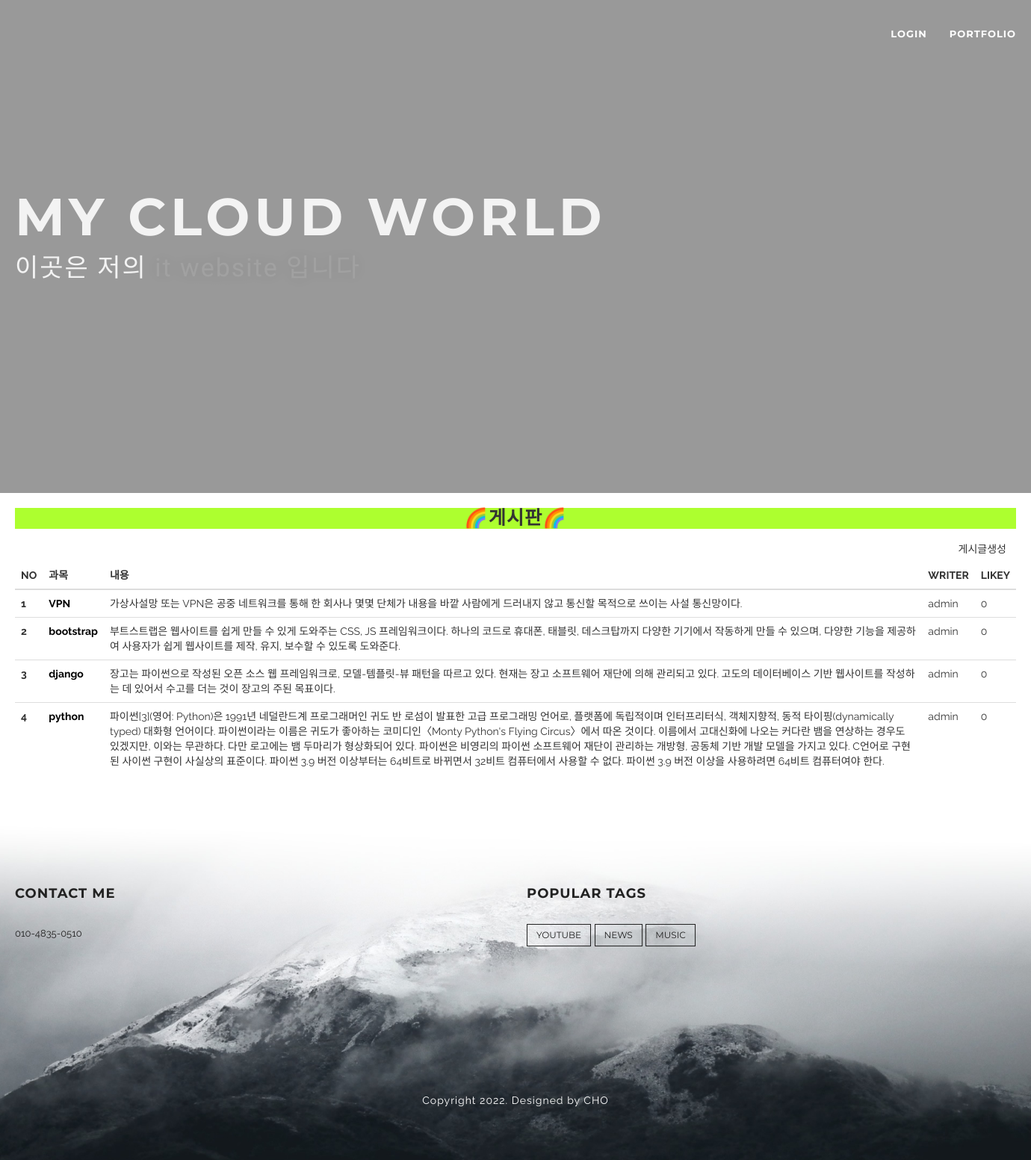
The app's page /board/index/ with its own data.
### board/models.py (models this page shows, shortened)
class Board(models.Model):
    subject = models.CharField(max_length=100)
    writer = models.ForeignKey(User, null=True, default=0, on_delete=models.CASCADE)
    content = models.TextField()
    pubdate = models.DateTimeField()
    likey = models.ManyToManyField(User, blank=True, related_name="likey")

### acc/models.py (models this page shows)
class User(AbstractUser):
    comment = models.TextField()
    point = models.IntegerField(default=0)

### board/views.py (the view)
# urls.py: path('index/' ,views.index, name="index"),
def index(request):
    pg = request.GET.get("page", 2)
    cate = request.GET.get("cate", "")
    kw = request.GET.get("kw", "")
    if kw:
        if cate == "sub":
            b = Board.objects.filter(subject__startswith=kw)
        elif cate == "wri":
            try:
                from acc.models import User
                u = User.objects.get(username=kw)
                b = Board.objects.filter(writer=u)
            except:
                b = Board.objects.none()
        elif cate == "con":
            b = Board.objects.filter(content__contains=kw)
        else:
            b = Board.objects.none()
    else:
        b = Board.objects.all()
    b = b.order_by("-pubdate")
    pag = Paginator(b, 5)
    obj = pag.get_page(pg)
    context = {
        "bset" : obj,
        "kw" : kw,
        "cate" : cate
    }
    return render(request, "board/index.html", context)

### templates/board/index.html (shortened to what this page needs)
{% extends 'base.html' %}
{% block con %}
<div class="container">
    <div class="text-center">
    <h2 style="background-color:greenyellow; font-size: 180%;"><b>🌈게시판🌈</b></h2>
    </div>
    <div class="text-right">
        <a href="{% url 'board:create' %}" class="btn btn-dark">게시글생성</a>
    </div>
    <table class="table table-hover mt-3">
        <thead>
            <tr class="table-dark">
                <th scope="col">NO</th>
                <th scope="col">과목</th>
                <th scope="col">내용</th>
                <th scope="col">WRITER</th>
                <th scope="col">LIKEY</th>
            </tr>
        </thead>
        <tbody>
            {% for i in bset %}
                <tr>
                    <th scope="row">{{forloop.counter}}</th>
                    <td><a class="sub" href="{% url 'board:detail' i.id %}">{{ i.subject }}</a></td>
                    <td>{{ i.content }}</td>
                    <td>{{ i.writer }}</td>
                    <td>0</td>
                </tr>
            {% endfor %}
        </tbody>
    </table>
</div>
{% endblock %}

### templates/base.html (shortened to what this page needs)
{% load static %}
<!DOCTYPE html>
<html lang="en">
<head>
    <link href="{% static 'assets/css/bootstrap.min.css' %}" rel="stylesheet">
    <link href="{% static 'assets/css/animate.css' %}" rel="stylesheet">
    <link href="{% static 'assets/css/plugins.css' %}" rel="stylesheet">
    <link href="{% static 'assets/css/style.css' %}" rel="stylesheet">
    <link href="{% static 'assets/font-awesome/css/font-awesome.min.css' %}" rel="stylesheet" type="text/css">
    <link href="{% static 'assets/css/pe-icons.css" rel="stylesheet' %}">
	<link rel="stylesheet" href="https://unpkg.com/swiper/swiper-bundle.min.css">
	<link rel="stylesheet" href="{% static 'assets/css/styles.css' %}">
</head>
<body id="page-top" class="index">
    {% if user.is_superuser %}
    <div class="master-wrapper">
        <div class="preloader">
            <div class="preloader-img">
                <span class="loading-animation animate-flicker"><img src="{% static 'assets/img/loading1.gif' %}" alt="loading" width="100px" height="100px"/>loading..</span>
            </div>
        </div>
        <nav class="navbar navbar-default navbar-fixed-top fadeInDown" data-wow-delay="0.5s">
            <div class="container">
                <div class="navbar-header page-scroll">
                    <button type="button" class="navbar-toggle" data-toggle="collapse" data-target="#main-navigation">
                        <span class="sr-only">Toggle navigation</span>
                        <span class="icon-bar"></span>
                        <span class="icon-bar"></span>
                        <span class="icon-bar"></span>
                    </button>
                </div>
                <div class="text-center">
                    <ul class="nav navbar-nav navbar-right">
                        <li class="dropdown">
                            <h3 style="color: white" class="text-center"><b>✨{{user}}</b>님 환영합니다!✨</h3>
                        </li>
                        <li class="dropdown">
                            <a href="#" class="dropdown-toggle" data-toggle="dropdown">admin <span class="pe-7s-angle-down"></span></a>
                            <ul class="dropdown-menu">
                                <li><a href="{% url 'acc:userinfo' %}">회원정보</a></li>
                            </ul>
                        </li>
                        <li class="dropdown">
                            <a href="#" class="dropdown-toggle" data-toggle="dropdown">Home <span class="pe-7s-angle-down"></span></a>
                            <ul class="dropdown-menu">
                                <li><a href="#">홈</a></li>
                                <li><a href="{% url 'acc:logout' %}">로그아웃</a></li>
                                <li><a href="{% url 'acc:update' %}">정보수정</a></li>
                            </ul>
                        </li>
                        <li class="dropdown">
                            <a href="#" class="dropdown-toggle" data-toggle="dropdown">Portfolio <span class="pe-7s-angle-down"></span></a>
                            <ul class="dropdown-menu">
                                <li><a href="{% url 'website:portfolio' %}">포트폴리오</a></li>
                            </ul>
                        </li>
                        <li class="dropdown">
                            <a href="#" class="dropdown-toggle" data-toggle="dropdown">Board <span class="pe-7s-angle-down"></span></a>
                            <ul class="dropdown-menu">
                                <li><a href="{% url 'website:board' %}">장고자료정리</a></li>
                            </ul>
                        </li>
                        <li class="dropdown">
                            <a href="#" class="dropdown-toggle" data-hover="dropdown" data-toggle="dropdown">Gellary <span class="pe-7s-angle-down"></span></a>
                            <ul class="dropdown-menu" role="menu">
                                <li><a href="{% url 'website:swipe' %}">스와이프 갤러리</a></li>
                            </ul>
                        </li>
                    </ul>
                </div>
            </div>
        </nav>
        <header id="headerwrap" class="dark-wrapper backstretched special-max-height no-overlay">
            <div class="container vertical-center">
                <div class="intro-text vertical-center text-left smoothie">
                    <div class="intro-heading wow fadeIn heading-font" data-wow-delay="0.2s">MY cloud world</div>
                    <div class="intro-sub-heading wow fadeIn secondary-font" data-wow-delay="0.4s">이곳은 저의 <span class="rotate">it website 입니다., it portfolio 입니다.</span>
                    <br><audio controlsList="nodownload" autoplay controls loop src="{% static 'assets/img/bg/나의 X에게.mp3' %}"></audio></div>
                </div>
            </div>
        </header>
    {% else %}
    <div class="master-wrapper">
        <nav class="navbar navbar-default navbar-fixed-top fadeInDown" data-wow-delay="0.5s">
            <div class="container">
                <div class="collapse navbar-collapse" id="main-navigation">
                    <ul class="nav navbar-nav navbar-right">
                        <li class="dropdown">
                            <a href="#" class="dropdown-toggle" data-toggle="dropdown">Login</a>
                        </li>
                        <li class="dropdown">
                            <a href="#" class="dropdown-toggle" data-toggle="dropdown">portfolio</a>
                        </li>
                    </ul>
                </div>
            </div>
        </nav>
        <header id="headerwrap" class="dark-wrapper backstretched special-max-height no-overlay">
            <div class="container vertical-center">
                <div class="intro-text vertical-center text-left smoothie">
                    <div class="intro-heading wow fadeIn heading-font" data-wow-delay="0.2s">MY cloud world</div>
                    <div class="intro-sub-heading wow fadeIn secondary-font" data-wow-delay="0.4s">이곳은 저의 <span class="rotate">it website 입니다, it portfolio 입니다</span></div>
                </div>
            </div>
        </header>
    {% endif %}
        {% block con %}
        {% endblock %}
        <div id="footer-wrapper" class="footer-image-bg">
            <section class="transparent-wrapper">
                <div class="section-inner">
                    <div class="container">
                        <div class="row">
                            <div class="col-md-6">
                                <div class="widget about-us-widget">
                                    <h4 class="widget-title">Contact me</h4>
                                    <p>010-4835-0510</p>
                                </div>
                            </div>
                            <div class="col-md-6">
                                <div class="widget">
                                    <h4 class="widget-title">Popular Tags</h4>
                                    <div class="tagcloud">
                                        <a href="https://www.youtube.com/" class="tag-link btn btn-theme btn-white btn-xs smoothie" title="3 topics">youtube</a>
                                        <a href="https://news.naver.com/" class="tag-link btn btn-theme btn-white btn-xs smoothie" title="3 topics">News</a>
                                        <a href="https://vibe.naver.com/" class="tag-link btn btn-theme btn-white btn-xs smoothie" title="3 topics">Music</a>
                                    </div>
                                </div>
                            </div>
                        </div>
                    </div>
                </div>
            </section>
            <footer class="white-wrapper">
                <div class="container">
                    <div class="text-center">
                        <span class="copyright">Copyright 2022. Designed by CHO</span>
                    </div>
                </div>
            </footer>
        </div>
    </div>
</body>
</html>

### static/assets/css/style.css (style rules this page uses)
body { overflow-x: hidden; font-family: 'Raleway', "Helvetica Neue", Helvetica, Arial, sans-serif; background-color: #fff; font-weight: 400; line-height: 1.75; color: #333 }
.secondary-font { font-family: 'Crete Round', "Helvetica Neue", Helvetica, Arial, sans-serif; text-transform: none; }
.heading-font, .navbar-default .navbar-brand, .navbar-default .nav li a { font-family: 'Montserrat', "Helvetica Neue", Helvetica, Arial, sans-serif; text-transform: none; }
p { font-size: 13px; line-height: 26px; }
a, a:hover, a:focus, a:active, a.active { outline: 0; text-decoration: none }
a { color: #333 }
h1, h2, h3, h4, h5, h6 { font-family: 'Montserrat', "Helvetica Neue", Helvetica, Arial, sans-serif; text-transform: uppercase; font-weight: 700; letter-spacing: 1px }
body { webkit-tap-highlight-color: #333 }
.smoothie, .smoothie:hover { -webkit-transition: all .5s ease-in-out; -moz-transition: all .5s ease-in-out; -o-transition: all .5s ease-in-out; -ms-transition: all .5s ease-in-out; transition: all .5s ease-in-out }
@media (min-width: 1200px) { .container { width: 1370px; } }
.btn { font-family: 'Montserrat', "Helvetica Neue", Helvetica, Arial, sans-serif; }
.btn-white { border-color: #f3f3f3; color: #f3f3f3; }
.navbar-default { border-color: transparent; background-color: #182326 }
.navbar-default .navbar-collapse { border-color: rgba(255, 255, 255, .02) }
.navbar-default .nav li a { text-transform: uppercase; font-weight: 700; font-size: 13px; color: #333; padding: 25px 15px; -webkit-transition: all .5s ease-in-out; -moz-transition: all .5s ease-in-out; -o-transition: all .5s ease-in-out; -ms-transition: all .5s ease-in-out; transition: all .5s ease-in-out; letter-spacing: 1px; }
.navbar-default.background--dark .nav li > a, .navbar-default.background--dark .navbar-brand, #headerwrap.background--dark .intro-text, .navbar-default .nav li > a, .navbar-default .navbar-brand, #headerwrap .intro-text { color: #fff; }
#headerwrap { background-color: #f3f3f3; overflow: hidden }
header { color: #333 }
header .intro-text { padding-top: 100px; padding-bottom: 50px; color: #333 }
header .intro-text .intro-heading { margin-bottom: 60px; text-transform: uppercase; font-size: 30px; font-weight: 700; line-height: 30px }
section { background-color: #fff; clear: both; }
.dark-wrapper { background-color: #111111 }
.dark-wrapper h1, .dark-wrapper h2, .dark-wrapper h3, .dark-wrapper h4, .dark-wrapper h5, .dark-wrapper h6, .dark-wrapper p, .dark-wrapper a, .dark-wrapper, .dark-wrapper * { color: #f3f3f3 }
.section-inner { padding: 120px 0 }
.tagcloud a { border-radius: 0; padding: 5px 12px; text-transform: uppercase; margin: 0 1px 5px 0; border: 1px solid; }
footer.white-wrapper { padding: 60px 0; background-color: #000; }
footer.white-wrapper * { color: #fff; }
footer.white-wrapper span.copyright { letter-spacing: 1px; text-transform: uppercase; text-transform: none; line-height: 40px }
.widget-title { margin-bottom: 30px; }
.footer-image-bg { background-image: url(../img/footer-bg.jpeg); background-size: cover; background-position: center center; }
.footer-image-bg .dark-wrapper, .footer-image-bg .white-wrapper { background-color: transparent !important; border: none; }
.footer-image-bg *, .footer-image-bg a { color: #222; }
.transparent-wrapper { background-color: transparent; }
@media (min-width:767px) { header .intro-text { padding-top: 420px; padding-bottom: 100px } }
@media (min-width:767px) { header .intro-text .intro-heading { margin-bottom: 20px; text-transform: uppercase; font-size: 70px; font-weight: 700; letter-spacing: 6px; line-height: 38px } }
@media (min-width:767px) { .intro-sub-heading { font-size: 34px; text-transform: lowercase; letter-spacing: 2px; font-weight: 300; } }
@media (min-width:768px) { .navbar-default { padding: 10px 0; border: 0; background-color: transparent; -webkit-transition: all .5s ease-in-out; -moz-transition: all .5s ease-in-out; -o-transition: all .5s ease-in-out; -ms-transition: all .5s ease-in-out; transition: all .5s ease-in-out } }
@media (min-width:768px) { .special-max-height { max-height: 660px !important; height: 660px !important; } }

### static/assets/css/styles.css (style rules this page uses)
* { margin: 0px; padding: 0px; }
ul,ol,li { list-style: none; }
a { text-decoration: none; }

### templates/board/index.html (style rules this page uses)
.sub { text-decoration: none; color:black; font-weight: bold; }

### records on screen
Board: subject "VPN", content "가상사설망 또는 VPN은 공중 네트워크를 통해 한 회사나 몇몇 단체가 내용을 바깥 사람에게 드러내지 않고 통신할 목적으로 쓰이는 사설 통신망이다.", writer "admin"
Board: subject "bootstrap", content "부트스트랩은 웹사이트를 쉽게 만들 수 있게 도와주는 CSS, JS 프레임워크이다. 하나의 코드로 휴대폰, 태블릿, 데스크탑까지 다양한 기기에서 작동하게 만들 수 있으며, 다양한 기능을 제공하여 사용자가 쉽게 웹사이트를 제작, 유지, 보수할 수 있도록 도와준다.", writer "admin"
Board: subject "django", content "장고는 파이썬으로 작성된 오픈 소스 웹 프레임워크로, 모델-템플릿-뷰 패턴을 따르고 있다. 현재는 장고 소프트웨어 재단에 의해 관리되고 있다. 고도의 데이터베이스 기반 웹사이트를 작성하는 데 있어서 수고를 더는 것이 장고의 주된 목표이다.", writer "admin"
Board: subject "python", content "파이썬[3](영어: Python)은 1991년 네덜란드계 프로그래머인 귀도 반 로섬이 발표한 고급 프로그래밍 언어로, 플랫폼에 독립적이며 인터프리터식, 객체지향적, 동적 타이핑(dynamically typed) 대화형 언어이다. 파이썬이라는 이름은 귀도가 좋아하는 코미디인〈Monty Python's Flying Circus〉에서 따온 것이다. 이름에서 고대신화에 나오는 커다란 뱀을 연상하는 경우도 있겠지만, 이와는 무관하다. 다만 로고에는 뱀 두마리가 형상화되어 있다. 파이썬은 비영리의 파이썬 소프트웨어 재단이 관리하는 개방형, 공동체 기반 개발 모델을 가지고 있다. C언어로 구현된 사이썬 구현이 사실상의 표준이다. 파이썬 3.9 버전 이상부터는 64비트로 바뀌면서 32비트 컴퓨터에서 사용할 수 없다. 파이썬 3.9 버전 이상을 사용하려면 64비트 컴퓨터여야 한다.", writer "admin"
